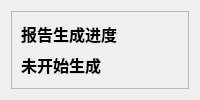
               <widget class="QWidget" name="reportMainPage">
                <layout class="QHBoxLayout" name="horizontalLayout_25">
                 <item>
                  <widget class="QFrame" name="frame_14">
                   <property name="frameShape">
                    <enum>QFrame::StyledPanel</enum>
                   </property>
                   <property name="frameShadow">
                    <enum>QFrame::Raised</enum>
                   </property>
                   <layout class="QVBoxLayout" name="verticalLayout_17">
                    <item>
                     <widget class="QLabel" name="label_16">
                      <property name="sizePolicy">
                       <sizepolicy hsizetype="Preferred" vsizetype="Preferred">
                        <horstretch>0</horstretch>
                        <verstretch>0</verstretch>
                       </sizepolicy>
                      </property>
                      <property name="maximumSize">
                       <size>
                        <width>16777215</width>
                        <height>60</height>
                       </size>
                      </property>
                      <property name="font">
                       <font>
                        <family>微软雅黑</family>
                        <pointsize>12</pointsize>
                        <weight>75</weight>
                        <bold>true</bold>
                       </font>
                      </property>
                      <property name="text">
                       <string>报告生成进度</string>
                      </property>
                     </widget>
                    </item>
                    <item alignment="Qt::AlignTop">
                     <widget class="QLabel" name="reportProgress">
                      <property name="sizePolicy">
                       <sizepolicy hsizetype="Expanding" vsizetype="Expanding">
                        <horstretch>0</horstretch>
                        <verstretch>0</verstretch>
                       </sizepolicy>
                      </property>
                      <property name="font">
                       <font>
                        <family>微软雅黑</family>
                        <pointsize>12</pointsize>
                        <weight>75</weight>
                        <bold>true</bold>
                       </font>
                      </property>
                      <property name="text">
                       <string>未开始生成</string>
                      </property>
                     </widget>
                    </item>
                   </layout>
                  </widget>
                 </item>
                </layout>
               </widget>
